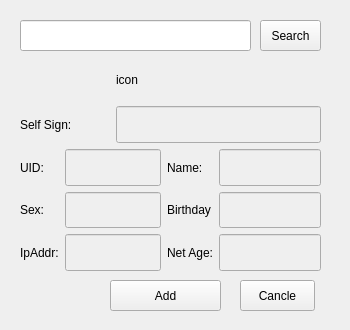
<?xml version="1.0" encoding="UTF-8"?>
<ui version="4.0">
 <class>AddFriend</class>
 <widget class="QWidget" name="AddFriend">
  <property name="geometry">
   <rect>
    <x>0</x>
    <y>0</y>
    <width>350</width>
    <height>330</height>
   </rect>
  </property>
  <property name="minimumSize">
   <size>
    <width>350</width>
    <height>330</height>
   </size>
  </property>
  <property name="maximumSize">
   <size>
    <width>350</width>
    <height>330</height>
   </size>
  </property>
  <property name="windowTitle">
   <string>Form</string>
  </property>
  <widget class="QLineEdit" name="le_seachuid">
   <property name="geometry">
    <rect>
     <x>20</x>
     <y>20</y>
     <width>231</width>
     <height>31</height>
    </rect>
   </property>
  </widget>
  <widget class="QPushButton" name="pb_cancle">
   <property name="geometry">
    <rect>
     <x>240</x>
     <y>280</y>
     <width>75</width>
     <height>31</height>
    </rect>
   </property>
   <property name="text">
    <string>Cancle</string>
   </property>
  </widget>
  <widget class="QWidget" name="layoutWidget">
   <property name="geometry">
    <rect>
     <x>20</x>
     <y>60</y>
     <width>301</width>
     <height>211</height>
    </rect>
   </property>
   <layout class="QGridLayout" name="gridLayout">
    <item row="1" column="0" colspan="2">
     <widget class="QLabel" name="label_2">
      <property name="sizePolicy">
       <sizepolicy hsizetype="Preferred" vsizetype="Expanding">
        <horstretch>0</horstretch>
        <verstretch>0</verstretch>
       </sizepolicy>
      </property>
      <property name="text">
       <string>Self Sign:</string>
      </property>
     </widget>
    </item>
    <item row="0" column="2" colspan="2">
     <widget class="QLabel" name="lb_icon">
      <property name="sizePolicy">
       <sizepolicy hsizetype="Preferred" vsizetype="Expanding">
        <horstretch>0</horstretch>
        <verstretch>0</verstretch>
       </sizepolicy>
      </property>
      <property name="text">
       <string>icon</string>
      </property>
     </widget>
    </item>
    <item row="4" column="0">
     <widget class="QLabel" name="label_7">
      <property name="sizePolicy">
       <sizepolicy hsizetype="Preferred" vsizetype="Expanding">
        <horstretch>0</horstretch>
        <verstretch>0</verstretch>
       </sizepolicy>
      </property>
      <property name="text">
       <string>IpAddr:</string>
      </property>
     </widget>
    </item>
    <item row="4" column="1" colspan="2">
     <widget class="QLineEdit" name="le_ipAddr">
      <property name="enabled">
       <bool>false</bool>
      </property>
      <property name="sizePolicy">
       <sizepolicy hsizetype="Preferred" vsizetype="Expanding">
        <horstretch>0</horstretch>
        <verstretch>0</verstretch>
       </sizepolicy>
      </property>
     </widget>
    </item>
    <item row="4" column="3">
     <widget class="QLabel" name="label_8">
      <property name="text">
       <string>Net Age:</string>
      </property>
     </widget>
    </item>
    <item row="4" column="4">
     <widget class="QLineEdit" name="le_netAge">
      <property name="enabled">
       <bool>false</bool>
      </property>
      <property name="sizePolicy">
       <sizepolicy hsizetype="Preferred" vsizetype="Expanding">
        <horstretch>0</horstretch>
        <verstretch>0</verstretch>
       </sizepolicy>
      </property>
     </widget>
    </item>
    <item row="0" column="1">
     <spacer name="verticalSpacer">
      <property name="orientation">
       <enum>Qt::Vertical</enum>
      </property>
      <property name="sizeType">
       <enum>QSizePolicy::Fixed</enum>
      </property>
      <property name="sizeHint" stdset="0">
       <size>
        <width>20</width>
        <height>40</height>
       </size>
      </property>
     </spacer>
    </item>
    <item row="3" column="1" colspan="2">
     <widget class="QLineEdit" name="le_sex">
      <property name="enabled">
       <bool>false</bool>
      </property>
      <property name="sizePolicy">
       <sizepolicy hsizetype="Preferred" vsizetype="Expanding">
        <horstretch>0</horstretch>
        <verstretch>0</verstretch>
       </sizepolicy>
      </property>
     </widget>
    </item>
    <item row="3" column="0">
     <widget class="QLabel" name="label_5">
      <property name="sizePolicy">
       <sizepolicy hsizetype="Preferred" vsizetype="Expanding">
        <horstretch>0</horstretch>
        <verstretch>0</verstretch>
       </sizepolicy>
      </property>
      <property name="text">
       <string>Sex:</string>
      </property>
     </widget>
    </item>
    <item row="1" column="2" colspan="3">
     <widget class="QLineEdit" name="le_sign">
      <property name="enabled">
       <bool>false</bool>
      </property>
      <property name="sizePolicy">
       <sizepolicy hsizetype="Preferred" vsizetype="Expanding">
        <horstretch>0</horstretch>
        <verstretch>0</verstretch>
       </sizepolicy>
      </property>
     </widget>
    </item>
    <item row="2" column="1" colspan="2">
     <widget class="QLineEdit" name="le_uid">
      <property name="enabled">
       <bool>false</bool>
      </property>
      <property name="sizePolicy">
       <sizepolicy hsizetype="Preferred" vsizetype="Expanding">
        <horstretch>0</horstretch>
        <verstretch>0</verstretch>
       </sizepolicy>
      </property>
     </widget>
    </item>
    <item row="2" column="4">
     <widget class="QLineEdit" name="le_name">
      <property name="enabled">
       <bool>false</bool>
      </property>
      <property name="sizePolicy">
       <sizepolicy hsizetype="Preferred" vsizetype="Expanding">
        <horstretch>0</horstretch>
        <verstretch>0</verstretch>
       </sizepolicy>
      </property>
     </widget>
    </item>
    <item row="2" column="3">
     <widget class="QLabel" name="label_4">
      <property name="text">
       <string>Name:</string>
      </property>
     </widget>
    </item>
    <item row="2" column="0">
     <widget class="QLabel" name="label_3">
      <property name="sizePolicy">
       <sizepolicy hsizetype="Preferred" vsizetype="Expanding">
        <horstretch>0</horstretch>
        <verstretch>0</verstretch>
       </sizepolicy>
      </property>
      <property name="text">
       <string>UID:</string>
      </property>
     </widget>
    </item>
    <item row="3" column="3">
     <widget class="QLabel" name="label_6">
      <property name="text">
       <string>Birthday</string>
      </property>
     </widget>
    </item>
    <item row="3" column="4">
     <widget class="QLineEdit" name="le_birth">
      <property name="enabled">
       <bool>false</bool>
      </property>
      <property name="sizePolicy">
       <sizepolicy hsizetype="Preferred" vsizetype="Expanding">
        <horstretch>0</horstretch>
        <verstretch>0</verstretch>
       </sizepolicy>
      </property>
     </widget>
    </item>
   </layout>
  </widget>
  <widget class="QPushButton" name="pb_search">
   <property name="geometry">
    <rect>
     <x>260</x>
     <y>20</y>
     <width>61</width>
     <height>31</height>
    </rect>
   </property>
   <property name="text">
    <string>Search</string>
   </property>
  </widget>
  <widget class="QPushButton" name="pb_add">
   <property name="geometry">
    <rect>
     <x>110</x>
     <y>280</y>
     <width>111</width>
     <height>31</height>
    </rect>
   </property>
   <property name="text">
    <string>Add</string>
   </property>
  </widget>
 </widget>
 <resources/>
 <connections/>
</ui>
